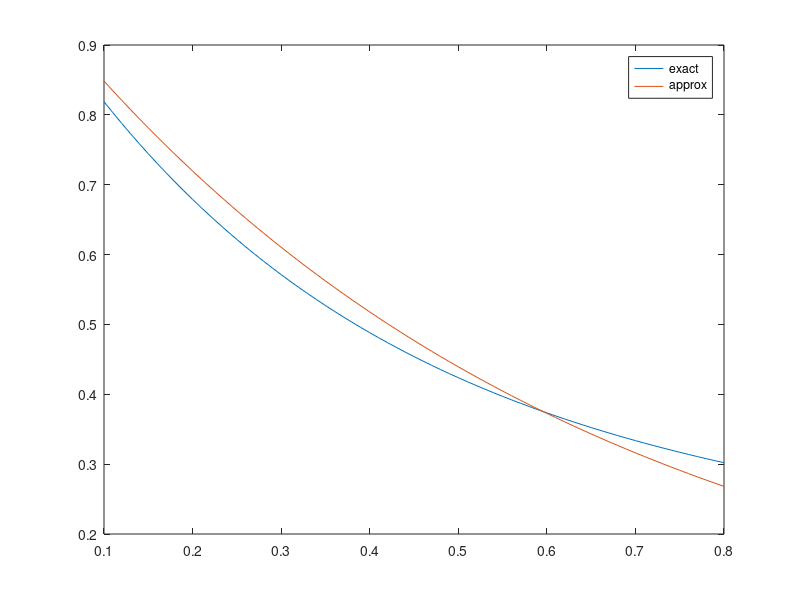

Write the MATLAB code that produced this figure.
% Comparison of fractile calculations - exact vs approximate

clearvars
close all
clc

P = 0.98;
% v = 0.3;
v = 0.1:0.01:0.8;

% mean/quantile

% exact, derived from the defintion of lognormal distribution
X1 = sqrt(1+v.^2).*exp(-norminv(P).*sqrt(log(1+v.^2)));

% approximation suggested by Mirek
X2 = 1./exp(1.645*v);

plot(v, X1)
hold on
plot(v, X2)
legend('exact', 'approx')

